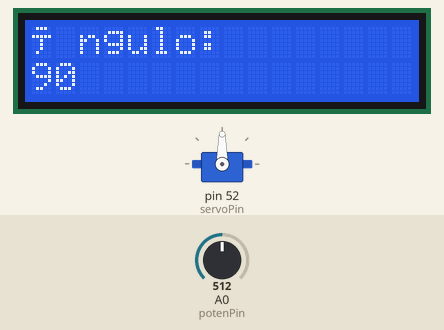
Simulated run of this sketch. Board: Arduino Mega 2560, built with avr-gcc and run on an emulated ATmega2560. Parts: servo, 16×2 character LCD. The inputs (shaded band) are chosen by the test bench; at power-on: A0 (potenPin) = 512.

Above: at 3.2 s.
3.3 s: A0 (potenPin) set to 716
At 4.6 s:
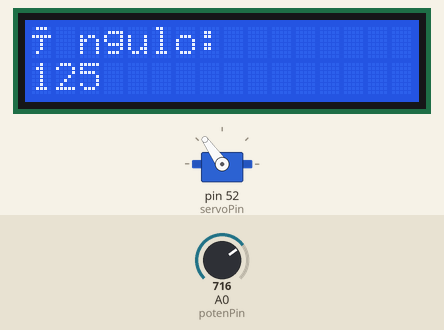
5.0 s: A0 (potenPin) set to 900
At 5.9 s:
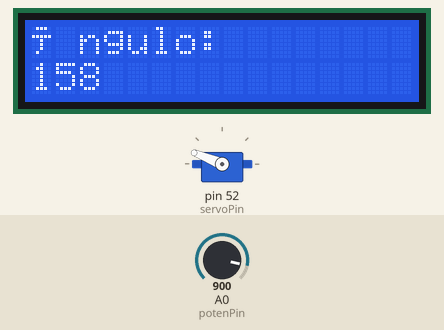
6.5 s: A0 (potenPin) set to 1023
At 7.3 s:
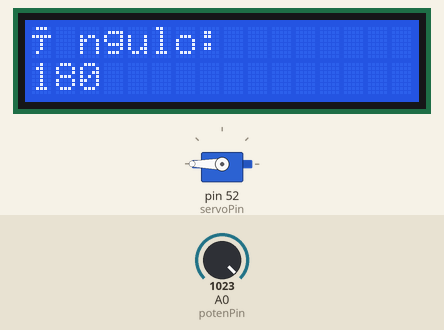
8.0 s: A0 (potenPin) set to 306
At 8.6 s:
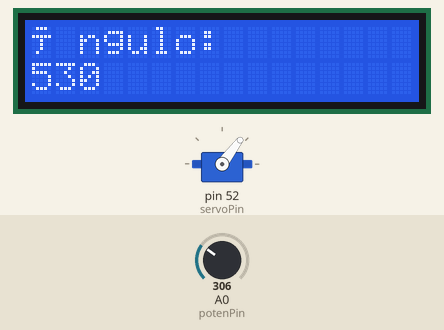
9.5 s: A0 (potenPin) set to 122
At 9.9 s:
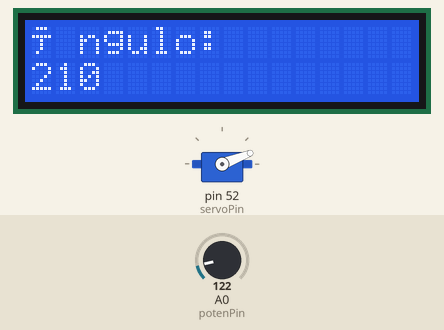
11.0 s: A0 (potenPin) set to 0
At 12.5 s:
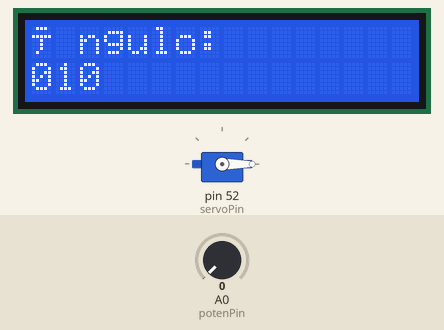
Timing chart, 0 to 13.6 s (numbered marks = the images above; inputs shaded):
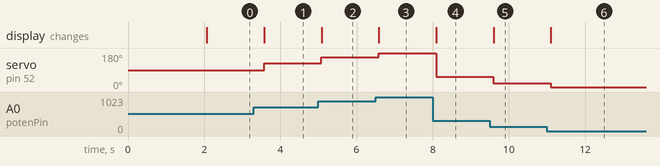

The sketch:

servo.ino
```cpp
#include <Servo.h>
#include <LiquidCrystal.h>

LiquidCrystal lcd(14,15,16,17,18,19);
int servoPin = 52;
int potenPin = A0;
int contador = 0;
int leitura;

Servo servo1;

void setup() {
  servo1.attach(servoPin);
  pinMode(potenPin, INPUT);
  Serial.begin(9600);
  lcd.begin(16,2);
  lcd.print("Iniciando...");
  delay(2000);
  lcd.clear();
  lcd.print("Ângulo: ");
}

void loop() {
  leitura = analogRead(potenPin);
  leitura = map(leitura, 0, 1023, 0, 180);
  servo1.write(leitura);
  delay(1);

  lcd.setCursor(0,1);
  lcd.print(leitura);
  delay(500);
}
```

Measured:
- after the input at 3.3 s, servo on pin 52 (servoPin): 90° → 125° after 0.27 s; the display: changes after 0.27 s (image 1)
- after the input at 5.0 s, servo on pin 52 (servoPin): 125° → 158° after 0.08 s; the display: changes after 0.08 s (image 2)
- after the input at 6.5 s, servo on pin 52 (servoPin): 158° → 180° after 0.08 s; the display: changes after 0.09 s (image 3)
- after the input at 8.0 s, servo on pin 52 (servoPin): 180° → 53° after 0.09 s; the display: changes after 0.09 s (image 4)
- after the input at 9.5 s, servo on pin 52 (servoPin): 53° → 21° after 0.10 s; the display: changes after 0.10 s (image 5)
- after the input at 11.0 s, servo on pin 52 (servoPin): 21° → 0° after 0.10 s; the display: changes after 0.10 s (image 6)
